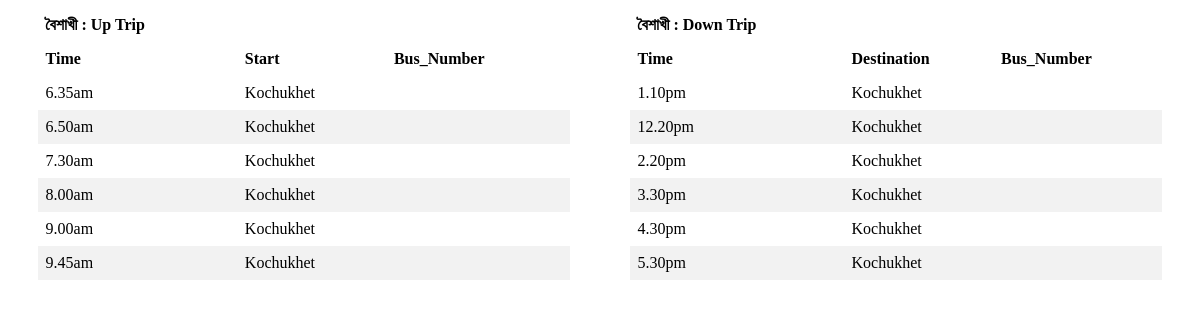
Screenshot of /backend/schedule_handler.php with the database file from the repository.
### tables this page shows
CREATE TABLE `bus` (
  `id` int(11) NOT NULL,
  `name` varchar(100) NOT NULL,
  `route` varchar(50) NOT NULL
);

CREATE TABLE `schedule` (
  `id` int(11) NOT NULL,
  `bus_id` int(11) NOT NULL,
  `trip_type` int(11) NOT NULL,
  `time` varchar(20) NOT NULL,
  `endpoint` varchar(100) NOT NULL,
  `driver` varchar(100) NOT NULL,
  `bus_number` varchar(15) NOT NULL,
  `comment` varchar(1000) NOT NULL
);

### backend/schedule_handler.php (the view, shortened to what this page needs)
<?php
include_once('dbconnect.php');
if (isset($_POST['bus_id']) && !empty($_POST['bus_id'])) {
    $bus_id= $_POST['bus_id'];
}
else {
    $bus_id=2;
}
$busquery=$conn->query("SELECT `name` FROM `bus` WHERE `id` = $bus_id");
$value = $busquery->fetch_assoc();
$busname=$value['name'];
$query="SELECT * FROM `schedule` WHERE `bus_id` = $bus_id AND `trip_type` = 0 ORDER BY `time` ASC";
$result= $conn->query($query);
$commentquery="select COUNT(`comment`) from `schedule` WHERE `bus_id` =". $bus_id." AND `trip_type` = 0 AND `comment` != \"\" ";
$commentId=$conn->query($commentquery);
$get_total_rows = $commentId->fetch_row();
if($get_total_rows[0] > 0)
{
    $commentStatus =1;
}
else
{
    $commentStatus=0;
}
?>
<table class="table" >
    <thead>
    <tr>
        <?php
        if($commentStatus==0)
            echo "<th> $busname : Up Trip</th>";
        else
            echo "<th> $busname : Up Trip</th>";
        ?>
    </tr>
    <tr>
        <?php
        echo "<th>Time</th>";
        echo "<th>Start</th>";
        echo "<th>Bus_Number</th>";
        ?>
    </tr>
    </thead>
    <tbody>
    <?php
    while($row = $result->fetch_assoc())
    {
        echo
        "<tr>
              <td>{$row['time']}</td>
              <td>{$row['endpoint']}</td>
              <td>{$row['bus_number']}</td>";
        echo "</tr>\n";
    }
    ?>
    </tbody>
</table>
<?php
$query="SELECT * FROM `schedule` WHERE `bus_id` = $bus_id AND `trip_type` = 1  ORDER BY `time` ASC";
$result= $conn->query($query);
$commentquery="select COUNT(`comment`) from `schedule` WHERE `bus_id` =". $bus_id." AND `trip_type` = 1 AND `comment` != \"\" ";
$commentId=$conn->query($commentquery);
$get_total_rows = $commentId->fetch_row();
if($get_total_rows[0] > 0)
{
    $commentStatus =1;
}
else
{
    $commentStatus=0;
}
?>
<table class="table">
    <thead>
    <tr>
        <?php
        if($commentStatus==0)
            echo "<th> $busname : Down Trip</th>";
        else
            echo "<th> $busname : Down Trip</th>";
        ?>
    </tr>
    <tr>
        <?php
        echo "<th>Time</th>";
        echo "<th>Destination</th>";
        echo "<th>Bus_Number</th>";
        ?>
    </tr>
    </thead>
    <tbody>
    <?php
    while($row = $result->fetch_assoc())
    {
        echo
        "<tr>
              <td>{$row['time']}</td>
              <td>{$row['endpoint']}</td>
              <td>{$row['bus_number']}</td>";
        echo "</tr>\n";
    }
    ?>
    </tbody>
</table>
</body>
</html>

### backend/schedule_handler.php (style rules this page uses)
table { float : left; border-collapse: collapse; width: 45%; margin-right: 2.5%; margin-left: 2.5%; }
th, td { text-align: left; padding: 8px; }
tr:nth-child(even) { background-color: #f2f2f2 }
th { background-color: white; color: black; }

### rows the page displays
bus: name "বৈশাখী"
schedule: time "6.35am", endpoint "Kochukhet"
schedule: time "6.50am", endpoint "Kochukhet"
schedule: time "7.30am", endpoint "Kochukhet"
schedule: time "8.00am", endpoint "Kochukhet"
schedule: time "9.00am", endpoint "Kochukhet"
schedule: time "9.45am", endpoint "Kochukhet"
schedule: time "1.10pm", endpoint "Kochukhet"
schedule: time "12.20pm", endpoint "Kochukhet"
schedule: time "2.20pm", endpoint "Kochukhet"
schedule: time "3.30pm", endpoint "Kochukhet"
schedule: time "4.30pm", endpoint "Kochukhet"
schedule: time "5.30pm", endpoint "Kochukhet"
